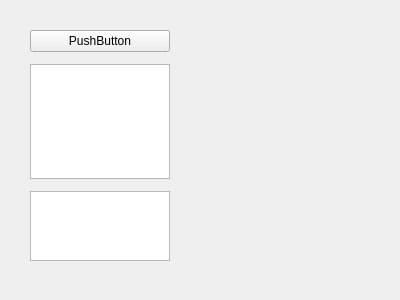
<?xml version="1.0" encoding="UTF-8"?>
<ui version="4.0">
 <class>Form</class>
 <widget class="QWidget" name="Form">
  <property name="geometry">
   <rect>
    <x>0</x>
    <y>0</y>
    <width>400</width>
    <height>300</height>
   </rect>
  </property>
  <property name="windowTitle">
   <string>Form</string>
  </property>
  <widget class="QWidget" name="verticalLayoutWidget">
   <property name="geometry">
    <rect>
     <x>20</x>
     <y>20</y>
     <width>160</width>
     <height>251</height>
    </rect>
   </property>
   <layout class="QVBoxLayout" name="verticalLayout" stretch="1,2,1">
    <property name="spacing">
     <number>12</number>
    </property>
    <property name="leftMargin">
     <number>10</number>
    </property>
    <property name="topMargin">
     <number>10</number>
    </property>
    <property name="rightMargin">
     <number>10</number>
    </property>
    <property name="bottomMargin">
     <number>10</number>
    </property>
    <item>
     <widget class="QPushButton" name="pushButton">
      <property name="text">
       <string>PushButton</string>
      </property>
     </widget>
    </item>
    <item>
     <widget class="QPlainTextEdit" name="plainTextEdit"/>
    </item>
    <item>
     <widget class="QTextEdit" name="textEdit"/>
    </item>
   </layout>
  </widget>
 </widget>
 <resources/>
 <connections/>
</ui>
